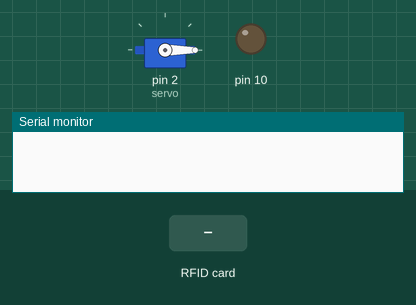
The sketch below on a simulated Arduino Uno, built with avr-gcc and run on an emulated ATmega328P. On the bench: servo, output pins drawn as LEDs (lit = HIGH), the last lines printed to the serial monitor. Inputs (shaded band) come from the test bench.

Above: at 0.1 s.
At 2.2 s:
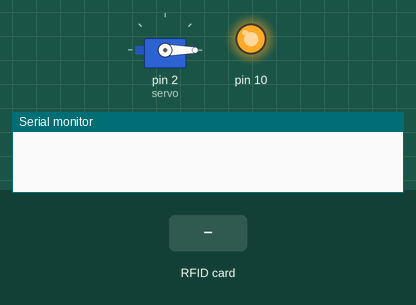
2.3 s: RFID card 35 3C B1 15 held to the reader
At 2.8 s:
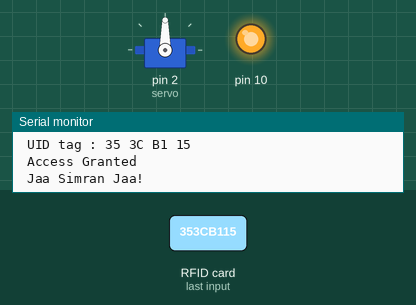
Timing chart, 0 to 13.8 s (numbered marks = the images above; inputs shaded):
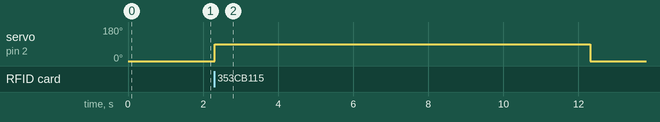

Measured:
- after the input at 2.3 s, servo on pin 2 (servo): 0° → 90° at once, → 0° 10.0 s later

The sketch:

intel_toll.ino
```cpp
/*
 *  Created by TheCircuit
*/

#define SS_PIN 4  //D2
#define RST_PIN 5 //D1

#include <SPI.h>
#include <MFRC522.h>
#include <Servo.h>

Servo servo;

MFRC522 mfrc522(SS_PIN, RST_PIN);   // Create MFRC522 instance.
int statuss = 0;
int out = 0;
void setup()
{
  servo.attach(2);//D4
  servo.write(0);
  delay(1000);
  Serial.begin(9600);   // Initiate a serial communication
  SPI.begin();      // Initiate  SPI bus
  mfrc522.PCD_Init();   // Initiate MFRC522
}
void loop()
{
  // Look for new cards
  if ( ! mfrc522.PICC_IsNewCardPresent())
  {
    return;
  }
  // Select one of the cards
  if ( ! mfrc522.PICC_ReadCardSerial())
  {
    return;
  }
  //Show UID on serial monitor
  Serial.println();
  Serial.print(" UID tag :");
  String content= "";
  byte letter;
  for (byte i = 0; i < mfrc522.uid.size; i++)
  {
     Serial.print(mfrc522.uid.uidByte[i] < 0x10 ? " 0" : " ");
     Serial.print(mfrc522.uid.uidByte[i], HEX);
     content.concat(String(mfrc522.uid.uidByte[i] < 0x10 ? " 0" : " "));
     content.concat(String(mfrc522.uid.uidByte[i], HEX));
  }
  content.toUpperCase();
  Serial.println();
  if (content.substring(1) == "35 3C B1 15") //change UID of the card that you want to give access
  {
    Serial.println(" Access Granted ");
    Serial.println(" Jaa Simran Jaa!");
    servo.write(90);
    delay(10000);
    servo.write(0);
    //Serial.println("Pehli Fursat mein Nikal!");
    //Serial.println();
    statuss = 1;
  }
  else
  {
    Serial.println(" Access Denied ");
    delay(3000);
  }
}

//hello world
```
